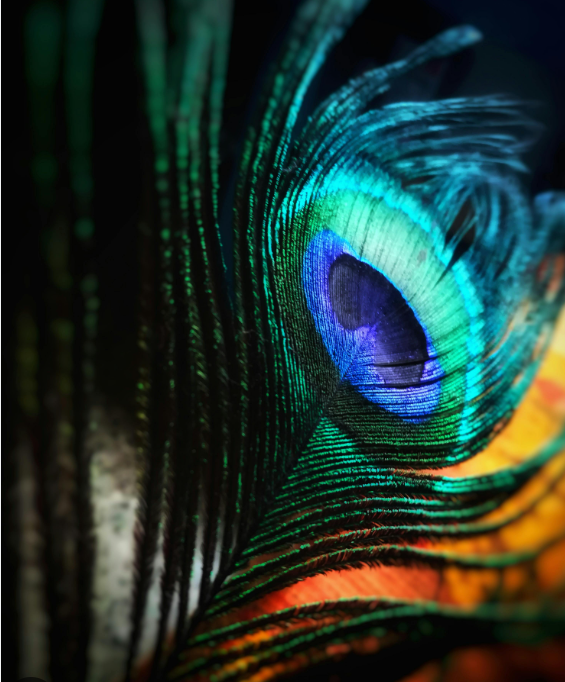
#> input picture Lab1/sample.png, 565 x 682 px
$ python Prog6.py
#> lines starting #> are read from the running program, lines starting #| are printed output that depends on the picture
import cv2

# Read the image
img = cv2.imread("sample.png")   # make sure sample.png is in the same folder
#> img is the input picture: shape (682, 565, 3); mean B, G, R 46.5, 53.2, 33.6

if img is None:
    print("❌ Could not read image. Check filename/path.")
    exit()

# Get image dimensions
(h, w) = img.shape[:2]
#> h = 682; w = 565
center = (w // 2, h // 2)   # rotation center (image middle)
#> center = (282, 341)

# Create rotation matrix (angle=45 degrees, scale=1.0)
M = cv2.getRotationMatrix2D(center, 45, 1.0)

# Apply rotation
rotated = cv2.warpAffine(img, M, (w, h))
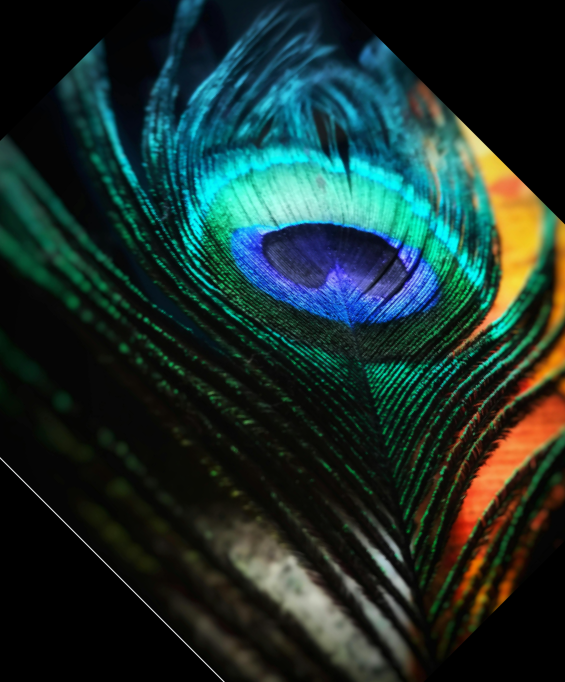
#> rotated: shape (682, 565, 3); mean B, G, R 43.8, 48, 27.4

# Show images
cv2.imshow("Original", img)
cv2.imshow("Rotated 45 Degrees", rotated)

cv2.waitKey(0)
cv2.destroyAllWindows()

# write a simple program to rotating the image
